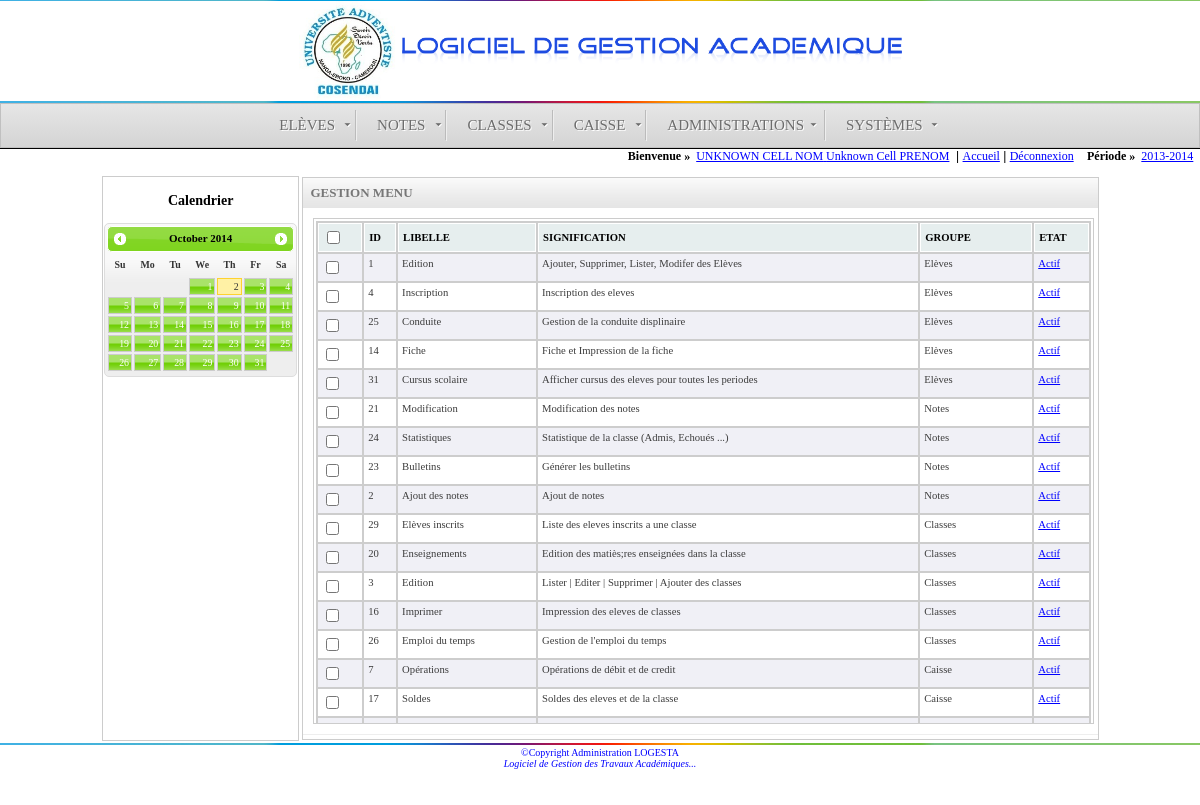
Page /menus/menu.php (signed in) on the committed database.
### tables this page shows
CREATE TABLE IF NOT EXISTS `etablissement` (
  `IDENTIFIANT` varchar(30) NOT NULL,
  `LIBELLE` text NOT NULL,
  `ADRESSE` varchar(255) DEFAULT NULL,
  `DATECREATION` date NOT NULL,
  `PRINCIPAL` varchar(255) NOT NULL,
  `LOGO` text,
  `EMAIL` varchar(50) DEFAULT NULL,
  `TEL` varchar(255) DEFAULT NULL,
  `MOBILE` varchar(50) DEFAULT NULL,
  `SITEWEB` varchar(100) DEFAULT NULL,
  `REGLEMENT` varchar(255) DEFAULT NULL,
  `AUTORISATION` varchar(255) DEFAULT NULL,
  `CPTEBANCAIRE` varchar(255) DEFAULT NULL,
  `HAUTEURLOGO` varchar(5) DEFAULT '50',
  `LARGEURLOGO` varchar(5) DEFAULT '50',
  PRIMARY KEY (`IDENTIFIANT`)
);

CREATE TABLE IF NOT EXISTS `menu` (
  `IDMENU` int(11) NOT NULL AUTO_INCREMENT,
  `HEADER` int(11) NOT NULL,
  `LIBELLE` varchar(255) NOT NULL,
  `SIGNIFICATION` varchar(255) NOT NULL,
  `HREF` varchar(255) NOT NULL,
  `ICON` varchar(255) DEFAULT NULL,
  `ONCLICK` varchar(255) DEFAULT NULL,
  `ACTIF` int(11) NOT NULL DEFAULT '1' COMMENT '1 = Actif, 0 = Bloque',
  `SOUSMENU` int(11) NOT NULL DEFAULT '0',
  PRIMARY KEY (`IDMENU`),
  KEY `HEADER` (`HEADER`)
);

CREATE TABLE IF NOT EXISTS `header_menu` (
  `IDHEADER` int(11) NOT NULL AUTO_INCREMENT,
  `LIBELLE` varchar(255) NOT NULL,
  PRIMARY KEY (`IDHEADER`)
);

### includes/database_inc.php (called while the page is built, shortened)
<?php
function decode($str){
	if(isset($str)){
		$str = stripslashes($str);
		$str = utf8_decode($str);
	}
	return $str;
}
class Row{
	private $row;
	function __construct($id, $row){
		$this->row = $row;
	}
	public function item($i = 0, $show = TRUE){
		if(isset($this->row[$i]))
			return decode($this->row[$i]);
	}
}
final class Database{
	private $pdo;
	private $param;
	private $source;
	private $_log;
	public static function connect2db(){
		try{
			$pdo_options = array(
				PDO::ATTR_ERRMODE => PDO::ERRMODE_EXCEPTION
			);
			$db = new PDO("mysql:host=".HOST.";dbname=".DBNAME, DBUSER, DBPWD, $pdo_options);
			$db->query("SET NAMES 'utf8'");
			return $db;
		}catch(PDOException $ex){
			var_dump($ex->getTrace());
			die("Connection Error : ".$ex->getMessage()."<br/> Fichier ".$ex->getFile()." Ligne ".$ex->getLine());
		}
	}
	function __construct($query = "", $id = 0,  $param = array()){
		$this->pdo = Database::connect2db();
		$this->source = $query;
		$this->param = $param;
		$this->_log = new ArrayObject();
	}
	function select(){
		try{
			$this->resultSet = $this->pdo->prepare($this->source);
			if(is_array($this->param)){
				if(count($this->param)){
					$this->resultSet->execute($this->param);
				}else
					$this->resultSet->execute();
			}else
				$this->resultSet->execute();
			return true;
		}catch(PDOException $ex){
			var_dump($ex->getTrace());
			$this->_log['error'] = "Error select : ".$ex->getMessage()."<br/> Fichier ".$ex->getFile()." Ligne ".$ex->getLine();
			return false;
		}
	}
	function query(){
		try{
			return true;
		}catch(PDOException $ex){
			var_dump($ex->getTrace());
			$this->_log['error'] = "Error select : ".$ex->getMessage()."<br/> Fichier ".$ex->getFile()." Ligne ".$ex->getLine();
			return false;
		}
	}
}
?>

### includes/commun_inc.php (the view, shortened to what this page needs)
<?php
require_once("database_inc.php");
function parse($ch){
	if(isset($ch)){
		$ch = utf8_decode($ch);
		$ch = trim($ch);
		$ch = addslashes($ch);
		return utf8_encode($ch);
	}else
		return "";
}
class column{
	function __construct($idv, $textv="", $fieldv = "", $isvisible = TRUE){
		$this->text = $textv;
		$this->datafield = $fieldv;
		$this->visible = $isvisible;
	}
}
class Grid {
	private $etat;
	public $coldate;
	private $source;
	private $data;
	private $colonnes;
	public $selectbutton = FALSE;
	public $id;
	public $checkedbutton;
	public $formatdate = "short";
	public $param = array();
	function __construct($query, $id = 0){
		$this->id = $id;
		$this->coldate = array();
		$this->etat = 0;
		$this->source = $query;
		$this->data = new ArrayObject();
		$this->colonnes = new ArrayObject();
		$this->checkedbutton = array();
		$this->checkedbutton[] = -1;
	}
	private function contains($idcol){
		return FALSE;
	}
	private function loadData(){
		$this->db = new Database($this->source, $this->id, $this->param);
		if($this->db->select()){
			$this->data = $this->db->getData();
			return true;
		}else{
			die($this->db->getLog("error"));
			return false;
		}
	}
	public function addcolonne($id, $txt, $field, $visible = TRUE){
		if(!$this->contains($id)){
			$colonne = new column($id, $txt, $field, $visible);
			$this->colonnes->append($colonne);
		}else
			die("la table contient deja cette colonne id : ".$id);
	}
	function getNbColonneVisible(){
		$i = 0;
		foreach($this->colonnes as $col)
			if($col->visible)
				$i++;
		return $i;
	}
	function display($largeur = '100%', $hauteur = '500px'){
		$this->loadData();
		echo "<div style=\"border:1px solid #CCC;max-height:".$hauteur.";overflow:auto; width:100%;padding:2px;max-width:".$largeur."\">";
		print "<table class=\"grid\">";
		print "<thead><tr>";
		if($this->selectbutton)
			print "<th><input type=\"checkbox\" onchange=\"checkall()\" id = 'chkall'></th>";
		foreach($this->colonnes as $col){
			if($col->visible)
				print "<th>".$col->text."</th>";
		}
		print "</tr></thead><tbody>";
		foreach($this->data as $line){
			if ($this->etat & 1)
				$line_color='ligne1';
			else
				$line_color='ligne2';
			print "<tr class=\"".$line_color."\">";
			$j = 0;
			if($this->selectbutton){
				if(in_array($line->item($this->id), $this->checkedbutton))
					print "<td><input type=\"checkbox\" name=\"chk[]\" checked = 'checked' value = \"".$line->item($this->id)."\" /></td>";
				else
					print "<td><input type=\"checkbox\" name=\"chk[]\" value = \"".$line->item($this->id)."\" /></td>";
			}
			foreach($this->colonnes as $col){
				if($col->visible){
					if(in_array($j, $this->coldate)){
						$d = new dateFR($line->item($col->datafield));
						if($this->formatdate == "long")
							echo "<td>".$d->fullYear()."</td>";
						else
							echo "<td>".$d->getDateMessage(3)."</td>";
					}else
						echo "<td>".$line->item($col->datafield)."</td>";
				}
				$j++;
			}
			$this->etat++;
			print "</tr>";
		}
		$nb = $this->getNbColonneVisible();
		if($this->selectbutton) $nb += 1;
		print "</tbody><tfoot><tr><td colspan = \"".$nb."\"></td></tr></tfoot>";
		print "</table></div>";
	}
}
?>

### includes/header_inc.php (shortened to what this page needs)
<!DOCTYPE html PUBLIC "-//W3C//DTD XHTML 1.0 Transitional//EN" "http://www.w3.org/TR/xhtml1/DTD/xhtml1-transitional.dtd">
<html xmlns="http://www.w3.org/1999/xhtml"><head>
<link rel="stylesheet" media="screen" type="text/css" href="../css/connexion.css" />
<link rel="stylesheet" media="screen" type="text/css" href="../css/design.css"/>
<link rel="stylesheet" media="screen" type="text/css" href="../css/variation.css"/>
<link rel="stylesheet" href="../css/grid.css" type="text/css" media="screen" />
<link rel="stylesheet" media="screen" type="text/css" href="../css/jquery-ui-1.10.2.custom.min.css"/>
<link href="../css/juizDropDownMenu.css" rel="stylesheet" type="text/css" />
<link href="../SpryAssets/SpryTabbedPanels.css" rel="stylesheet" type="text/css" />
</head>
<body>
<?php
function display_menu($profile){
	$query = "SELECT m.*, h.LIBELLE AS ENTETE
	FROM menu m LEFT JOIN header_menu h ON (m.HEADER = h.IDHEADER)
	WHERE m.IDMENU IN (SELECT d.IDMENU FROM droit d WHERE d.IDDROIT IN (SELECT l.IDDROIT FROM listedroit l WHERE l.PROFILE = '".parse($profile)."'))
	AND m.ACTIF = 1
	ORDER BY m.HEADER";
	$res = mysql_query($query) or die(mysql_error());
	$header = array();
	print "<ul id = 'menu'>";
	$i = 0;
	while($row = mysql_fetch_array($res)){
		if(!in_array($row['HEADER'], $header)){
			if($i != 0)
				print "</ul></li>";
			print "<li><a href = \"#\">".$row['ENTETE']."</a><ul>";
			$header[] = $row['HEADER'];
		}
		$i += 1;
	}
	print "</ul>";
} ?>
	<div id="container">
  		<div id="header">
        	<?php
            if(file_exists("../configurations/config.xml")){
				$res = mysql_query("SELECT LOGO, IDENTIFIANT, HAUTEURLOGO, LARGEURLOGO FROM etablissement") or die(mysql_error());
				$row = mysql_fetch_array($res);
				print "<img src=\"".$row['LOGO']."\" height=\"".$row['HAUTEURLOGO']."\" width=\"".$row['LARGEURLOGO']."'\" title=\"LOGO ETABLISSEMENT
				".$row['IDENTIFIANT']."\" alt=\"LOGO ETABLISSEMENT ".$row['IDENTIFIANT']."\"/>";
			}else
				print "<img src=\"../images/logo_default.png\" height=\"100\" width=\"250\" title=\"LOGO DU LOGICIEL PAR DEFAUT\" alt=\"LOGO DU SITE\"/>";
			?>
            <span><img src="../images/titre.png" width="50%"/></span>
        </div>
        <div style="padding:0; width:100%; min-width:1000px;"><img height="2" width="100%" src="../images/rainbow.png" /></div>
        <div style="padding:0"><?php display_menu($_SESSION['profile']); ?></div>
        <div id="submenu" style="width:100%; text-align:right; border-top-width:1px; padding-bottom:10px;">
        	<?php
				if(isset($_SESSION['user'])){
        		 	echo '<strong>Bienvenue &raquo;&nbsp;&nbsp;</strong><a href="../utilisateurs/profile.php" ><span style="text-transform:uppercase;">'.$_SESSION['nom'].'</span>&nbsp;<span style="text-transform:capitalize;">'.$_SESSION['prenom'].'</span></a> &nbsp;|&nbsp;';
					echo '<a href="../accueil/index.php" title="accueil">Accueil</a>&nbsp;|&nbsp;<a href="../utilisateurs/connexion.php">D&eacute;connexion</a>';
					echo "&nbsp;&nbsp;&nbsp;&nbsp;<strong>P&eacute;riode &raquo;&nbsp;&nbsp;</strong><a href='javascript:return false;'>".$_SESSION['periode']."</a>&nbsp;&nbsp;";
			}
            else  echo 'Connexion au syst&#232;me logesta';
			?>
        </div>
        <div id="content">
        	<table><tr>
            	<td style="vertical-align:top; width:5%; height:400px; border:1px solid #CCC;">
                	<div><h3 style="text-align:center;z-index:-1">Calendrier</h3>
                    	<div style="font-size:10px;" id = 'calendrierdujour'></div>
                    </div>
				</td>
                <td style="vertical-align:top;width:95%" id="contenu">

### menus/menu.php (shortened to what this page needs)
<?php
	require_once("../includes/commun_inc.php");
require_once("../includes/header_inc.php");
show_menu();
require_once("../includes/footer_inc.php");
function show_menu(){?>
<div id="zonetravail"><div class="titre">GESTION MENU</div>
	<form name="frm" action="<?php echo $_SERVER['PHP_SELF']; ?>" method="post" enctype="multipart/form-data">
    <div class="cadre">
    <?php
		$query = "SELECT m.IDMENU, m.LIBELLE, m.SIGNIFICATION, h.LIBELLE AS LBL,
		CONCAT(\"<a href = 'changeretat.php?id=\", IDMENU, \"'>\",IF(ACTIF = 1, 'Actif', 'Bloqu&eacute;'), \"</a>\") AS ETAT
		FROM menu m
		LEFT JOIN header_menu h ON (h.IDHEADER = m.HEADER) ORDER BY m.HEADER";
		$grid = new grid($query, 0);
		$grid->addcolonne(0, "ID", "IDMENU", true);
		$grid->addcolonne(1, "LIBELLE", "LIBELLE", true);
		$grid->addcolonne(2, "SIGNIFICATION", "SIGNIFICATION", true);
		$grid->addcolonne(3, "GROUPE", "LBL", true);
		$grid->addcolonne(4, "ETAT", "ETAT", true);
		$grid->selectbutton = true;
		$grid->display();
	?>
    </div>
    <div class="navigation">
    </div>
    </form>
</div>
<?php }
?>

### includes/footer_inc.php (shortened to what this page needs)
	</td></tr></table>
    </div>
    <div style="padding:0; width:100%; min-width:1000px;"><img height="2" width="100%" src="../images/rainbow.png" /></div>
    <div id="pied">
        <p class="cop" align="center" style="top:-8px; color:blue;">&copy;Copyright Administration LOGESTA <br /> <em>Logiciel de Gestion des Travaux Acad&eacute;miques...</em> </p>
    </div>
</div>
</body>
</html>

### css/design.css (style rules this page uses)
body { padding:0; margin:0; font-size:12px; font-weight:normal; background-color:#FFFFFF; }
#container { background-color:#FFFFFF; margin:auto; padding:0px; height:100%; min-width:1000px; margin-left:auto; margin-right:auto; width:100%; }
#contenu { font-family:"Arial Black", Gadget, sans-serif; margin:auto; }
#header { margin:0 auto; padding:0px; height:100px; width:1000px; overflow:hidden; text-align:center; }
#content { margin:0 auto; padding:0; width:1000px; min-height:450px; }
#menu { padding:0; margin:0; }
#submenu { font-family:"Arial"; font-size:12px; text-align:center; width:30%; border-top-style:solid; }
a { color:#0000FF; }
#pied { position:relative; margin-top:20px; margin-left:auto; margin-right:auto; width:1000px; }
.cop { position:relative; font-family:"Cambria",Times New Roman, Times, serif; font-size:10px; color:#B7B7B7; margin-top:-10px; }
img { border:none; vertical-align:middle; }
* { font-family:"Times New Roman", Times, serif; }

### css/variation.css (style rules this page uses)
#zonetravail { font-family:Arial, Helvetica, sans-serif; font-size:12px; border:1px solid #CCC; padding:0; margin:2px; width:100%; margin:auto; }
li { font-weight:200; }
#zonetravail .titre { padding:7px; margin:0; font-size:13px; color:#777; background: #fff url('../images/bg-shade-light.png') repeat-x bottom left; font-weight:bold; font-variant:normal; background-repeat:repeat-x; }
#zonetravail .cadre { margin:5px; padding:5px; }
#zonetravail .navigation { background-image:url(../images/bg-shade-light.png); background-repeat:repeat; border-top: solid 1px #eee; text-align:right; padding:2px; }
#zonetravail table { margin:auto; }

### css/grid.css (style rules this page uses)
table.grid { font-family:arial; background-color: #CDCDCD; margin:10px 0pt 15px; font-size: 8pt; width: 100%; text-align: left; }
table.grid thead tr th, table.grid tfoot tr th { background-color: #e6EEEE; border: 1px solid #FFF; font-size: 8pt; padding: 4px; }
table.grid tbody td { color: #3D3D3D; padding: 4px; background-color: #FFF; vertical-align: top; }
table.grid tbody tr.ligne2 td { background-color:#F0F0F6; }
table.grid tbody tr.ligne1 td { background-color:#FFFFFF; }

### css/juizDropDownMenu.css (style rules this page uses)
.juizdropdown { position: relative; height: 43px; padding:0; font-size: 15px; line-height: 42px; text-align: center; background: #dbdbdb url(../images/main.png) repeat-x scroll 0 0; background: -webkit-gradient(linear,left bottom,left top,color-stop(0, #d4d4d4),color-stop(1, #e6e6e6)); background: -webkit-linear-gradient(center bottom , #d4d4d4 0%, #e6e6e6 100%) repeat scroll 0 0 #dbdbdb; background: -moz-linear-gradient(center bottom , #d4d4d4 0%, #e6e6e6 100%) repeat scroll 0 0 #dbdbdb; border: 1px solid #c0c0c0; text-transform: uppercase; z-index:10; }
.juizdropdown li { position: relative; display: inline-block; list-style: none; background: transparent url(../images/separator.png) scroll left center no-repeat; }
.juizdropdown li.first { background: none; }
.juizdropdown a { display: inline-block; padding: 0 20px 0 22px; color: #6D6D6D; border: 0 none; text-decoration: none; text-shadow: 1px 1px 0 #fff; outline: 0 none; }
.juizdropdown .hasSub > a { background: url(../images/arrow_down.png) 96% 50% no-repeat; }

### rows in the picture
etablissement: LOGO (picture)
menu: HEADER.LIBELLE "ELÈVES", IDMENU "1", LIBELLE "Edition", SIGNIFICATION "Ajouter, Supprimer, Lister, Modifer des Elèves", HEADER.LIBELLE "Elèves", datafield "Actif"
menu: HEADER.LIBELLE "NOTES", IDMENU "2", LIBELLE "Ajout des notes", SIGNIFICATION "Ajout de notes"
menu: HEADER.LIBELLE "CLASSES", IDMENU "3", LIBELLE "Edition", SIGNIFICATION "Lister | Editer | Supprimer | Ajouter des classes"
menu: HEADER.LIBELLE "CAISSE"
menu: HEADER.LIBELLE "ADMINISTRATIONS", datafield "Actif"
menu: HEADER.LIBELLE "SYSTÈMES", datafield "Actif"
menu: IDMENU "4", LIBELLE "Inscription", SIGNIFICATION "Inscription des eleves", HEADER.LIBELLE "Elèves", datafield "Actif"
menu: IDMENU "25", LIBELLE "Conduite", SIGNIFICATION "Gestion de la conduite displinaire", HEADER.LIBELLE "Elèves", datafield "Actif"
menu: IDMENU "14", LIBELLE "Fiche", SIGNIFICATION "Fiche et Impression de la fiche", HEADER.LIBELLE "Elèves", datafield "Actif"
menu: IDMENU "31", LIBELLE "Cursus scolaire", SIGNIFICATION "Afficher cursus des eleves pour toutes les periodes", HEADER.LIBELLE "Elèves", datafield "Actif"
menu: IDMENU "21", LIBELLE "Modification", SIGNIFICATION "Modification des notes", HEADER.LIBELLE "Notes", datafield "Actif"
menu: IDMENU "24", LIBELLE "Statistiques", SIGNIFICATION "Statistique de la classe (Admis, Echoués ...)", HEADER.LIBELLE "Notes", datafield "Actif"
menu: datafield "Actif", IDMENU "7", LIBELLE "Opérations", SIGNIFICATION "Opérations de débit et de credit"
menu: IDMENU "23", LIBELLE "Bulletins", SIGNIFICATION "Générer les bulletins"
header_menu: LIBELLE "Notes"
menu: datafield "Actif"
menu: IDMENU "29", LIBELLE "Elèves inscrits", SIGNIFICATION "Liste des eleves inscrits a une classe"
header_menu: LIBELLE "Classes"
menu: datafield "Actif"
menu: IDMENU "20", LIBELLE "Enseignements", SIGNIFICATION "Edition des matiès;res enseignées dans la classe"
menu: datafield "Actif"
menu: IDMENU "16", LIBELLE "Imprimer", SIGNIFICATION "Impression des eleves de classes"
menu: datafield "Actif"
menu: IDMENU "26", LIBELLE "Emploi du temps", SIGNIFICATION "Gestion de l'emploi du temps"
header_menu: LIBELLE "Caisse"
menu: datafield "Actif"
menu: IDMENU "17", LIBELLE "Soldes", SIGNIFICATION "Soldes des eleves et de la classe"

### other values in the picture
$_SESSION['nom'] "UNKNOWN CELL NOM"
$_SESSION['prenom'] "Unknown Cell PRENOM"
$_SESSION['periode'] "2013-2014"
$col->text "ID"
$col->text "LIBELLE"
$col->text "SIGNIFICATION"
$col->text "GROUPE"
$col->text "ETAT"
